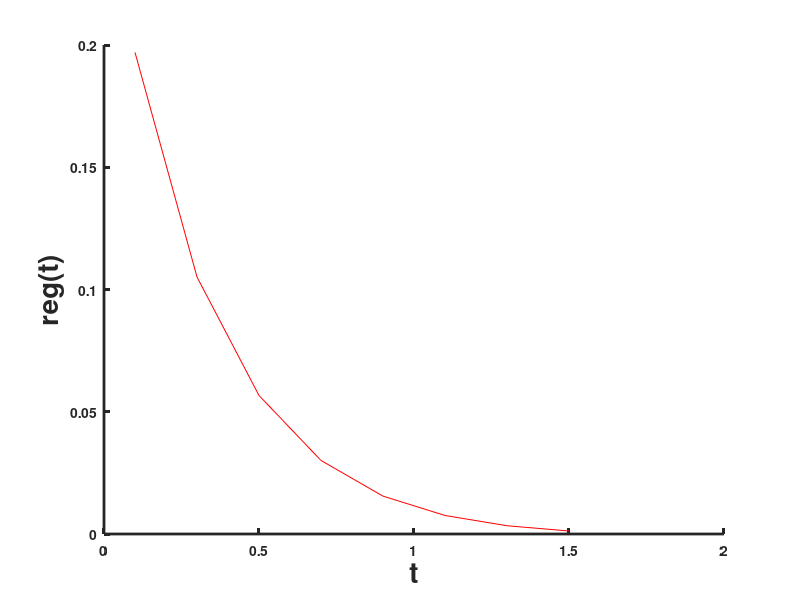

The MATLAB source for this figure:
L=3;
D=1/10;
V=0.5;
c0=0.3;
t=[0.1:0.2:1.6];
x=[0.1:0.2:1.6];
Pe=(V*L)/D;
Tprima=(t.*D)./(L^2);
lamda=Pe/2;
X=x./L;
T=(lamda^2).*Tprima;
cte1=-((2*pi)/(lamda^2));
aux=0;
for n=1:30000
    
    aux=aux+((n*sin(n*pi*X))/(1+(((n^2)*(pi^2))/(lamda^2)))).*(exp(-(1+(((n^2)*(pi^2)*T)/(lamda^2))))-1);

endfor
%finfor  
c=cte1.*aux;
c=c0.*c;

n=length(t);
p=polyfit(t,c,n);

fprintf('Valores de P\n');
for i=1:n+1
  
  fprintf('\n %f',p(i));
  
endfor
%finfor

reg=0;
for i=0:n
  
  reg=reg+p(i+1)*(t.^(n-i));
  
 endfor
 %finfor
 
fprintf('\n\nValores de reg\n');
for i=1:8
  
  fprintf('\n %f',reg(i));
  
endfor
%finfor

hold on
plot(t,reg,'-r','linewidth',0.3);
ylabel("reg(t)","fontweight","bold","fontsize",20);
xlabel("t","fontweight","bold","fontsize",20);
h=get(gcf,"currentaxes");
set(h,"fontweight","bold","linewidth",2);
print('img_taller_final.jpg','-r300','-djpg','-F:Helvetica:12','-tight');

fprintf('\n fin programa');

fprintf('\n fin programa');